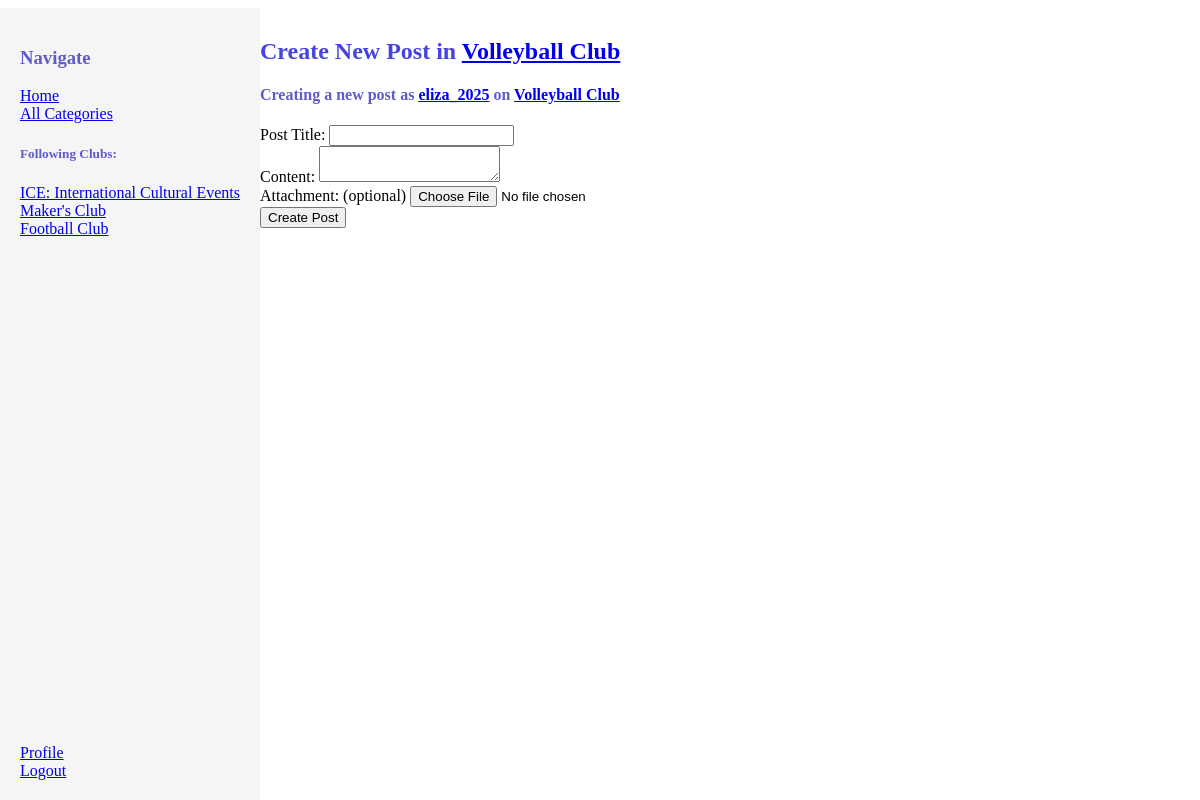
The page /categories/1/post/new (signed in) on the database its author committed.
### tables this page shows
CREATE TABLE categories(
    id integer primary key not null,
    name text,
    description text,
    img text);

CREATE TABLE users(
    id integer primary key not null,
    uname text unique,
    email varchar(100) unique,
    password varchar(256),
    name text,
    pfp text,
    saved_cats text,
    saved_posts text,
    following_u text);

### app.py (the view)
@app.route('/categories/<int:cat_id>/post/new', methods=['GET', 'POST'])  # User can create new post in category
def new_post(cat_id):
    if check_session(session) is None:
        return redirect(url_for('login'))
    else:
        if request.method == 'POST':
            user_id = check_session(session)
            title = request.form.get('title')
            content = request.form.get('content')
            file = request.files['attachment']
            print(file)
            if file:
                filename = str(datetime.now().strftime("%Y-%m-%d-%H-%M-%S-")) + file.filename
                file.save(os.path.join(app.config['UPLOAD_FOLDER'], filename))
            else:
                filename = None
            db.run_query(f'INSERT INTO posts (title, content, attachment, user_id, category_id) VALUES ("{title}", "{content}", "{filename}",{user_id}, {cat_id})')
            return redirect(url_for('get_category', cat_id=cat_id))
        else:
            cat_name = db.search(f"SELECT name FROM categories WHERE id = {cat_id}", multiple=False)[0]
            uname = db.search(f"SELECT uname FROM users WHERE id = {session['user_id']}", multiple=False)[0]
            return render_template('new_post.html', user_id=check_session(session), categories=retrieve_following('categories', db, session['user_id']), cat_id=cat_id, cat_name=cat_name, uname=uname)

### library.py (called while the page is built)
def check_for_deleted(db:object, choice:str, id_list:list[int]):
    for id in id_list:
        if db.search(f"SELECT id FROM {choice} WHERE id = {id}", multiple=False) is None:
            print(db.search(f"SELECT id FROM {choice} WHERE id = {id}", multiple=False))
            id_list.remove(id)
    return id_list

def retrieve_following(choice: str, db: object, user_id:int):
    choices = {'categories': ['saved_cats', 'name'],
               'posts': ['saved_posts','title'],
               'users': ['following_u','uname']}
    if choice in choices:
        result = db.search(f"SELECT users.{choices[choice][0]} FROM users WHERE id = {user_id}", multiple=False)[0]
        if result is None or result == '':
            ids = []
            names = []
        else:
            ids = check_for_deleted(db=db, choice=choice, id_list=list(map(int, result.split(','))))
            names = []
            for id in ids:
                names.append(db.search(f"SELECT {choices[choice][1]} FROM {choice} WHERE id = {id}", multiple=False)[0])
    else:
        return "Invalid Choice"
    return [ids, names]

def check_session(session):
    if 'user_id' not in session:
        return None
    else:
        return session['user_id']

    def run_query(self, query: str):
        self.cursor.execute(query)  # Run query
        self.connection.commit()  # Save changes

    def search(self, query: str, multiple: bool = False):
        results = self.cursor.execute(query)
        self.run_query(query)
        if multiple:
            return results.fetchall()  # Fetchall returns multiple rows
        else:
            return results.fetchone()  # [0] Fetchone returns single value

### templates/new_post.html (shortened to what this page needs)
{% extends "navbar.html" %}
{% block content %}
    <h2 class="uppercase">Create New Post in <a class="u u-LR" href="{{ url_for('get_category', cat_id=cat_id) }}">{{ cat_name }}</a></h2>
    <h4>Creating a new post as <a class="u u-LR" href="{{ url_for('get_profile', user_id=user_id) }}">{{ uname }}</a> on <a class="u u-LR" href="{{ url_for('get_category', cat_id=cat_id) }}">{{ cat_name }}</a></h4>
    <div class="new_post">
        <form method="POST" enctype="multipart/form-data">
            <label for="title">Post Title:</label>
                <input type="text" id="title" name="title" required>
            <label for="content">Content:</label>
                <textarea class="multiline_input" id="content" name="content" required></textarea>
            <label for="attachment">Attachment: (optional)</label>
                <input type="file" id="attachment" name="attachment" accept="image/*">
            <input type="submit" value="Create Post">
        </form>
    </div>
{% endblock %}

### templates/navbar.html (shortened to what this page needs)
<!doctype html>
<html lang="en">
<head>
    <link rel="stylesheet" href="https://cdn.jsdelivr.net/npm/cirrus-ui/dist/cirrus.min.css">
    <link rel="stylesheet" href="/style.css">
</head>
<body>
    <div id="navbar" class="w-20p u-border-1 border-light">
        <div id="navbar-top">
            <h3>Navigate</h3>
            <a href="{{ url_for('home') }}" class="u u-LR">Home</a>
            <br>
            <a href="{{ url_for('all_categories') }}" class="u u-LR">All Categories</a>
            <h5>Following Clubs:</h5>
            {% for cat_id in categories[0] %}
                <a href="{{url_for('get_category', cat_id=cat_id)}}" class="u u-LR">{{ categories[1][loop.index0] }}</a>
                <br>
            {% endfor %}
        </div>
        <div id="navbar-bottom">
            <a href="{{ url_for('get_profile', user_id=user_id) }}" class="u u-LR">Profile</a>
            <br>
            <a href="{{ url_for('logout') }}" class="u u-LR">Logout</a>
        </div>
    </div>
    <div id="website" class="w-80p">
        {% block content %}{% endblock %}
    </div>
</body>
</html>

### rows shown on the page
categories: name "ICE: International Cultural Events"
categories: name "Maker's Club"
categories: name "Football Club"
categories: name "Volleyball Club"
users: uname "eliza_2025"
